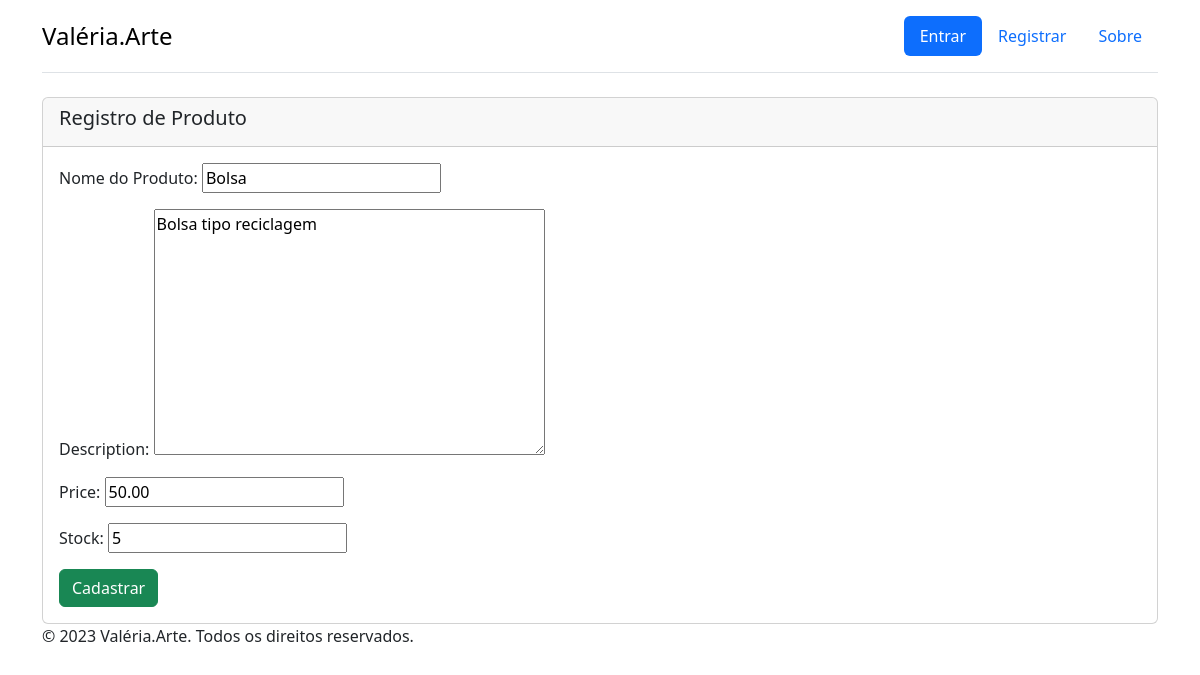
The page /products/product/1/edit/ on the database its author committed.
### products/models.py (models this page shows, shortened)
class Product(models.Model):
    name = models.CharField(max_length=100)
    description = models.TextField()
    price = models.DecimalField(max_digits=10, decimal_places=2)
    stock = models.IntegerField()
    class Meta:
        verbose_name = "Produto"
        verbose_name_plural = "Produtos"

### products/views.py (the view, shortened to what this page needs)
# urls.py: path('product/<int:pk>/edit/', ProductUpdateView.as_view(), name='product_edit'),
class ProductUpdateView(UpdateView):
    model = Product
    form_class = ProductForm
    template_name = 'produtos/product_form.html' # Reutiliza o mesmo formulário da criação
    success_url = reverse_lazy('products-index')

### products/forms.py
class ProductForm(forms.ModelForm):
    class Meta:
        model = Product
        fields = ('name', 'description', 'price', 'stock')
        labels = {
            'name': 'Nome do Produto',
        }

### templates/produtos/product_form.html (shortened to what this page needs)
{% extends '_layout2.html' %}
 {% block content %}
    <div class="card">
        <div class="card-header">
            <h5 class="card-title">Registro de Produto</h5>
        </div>
        <div class="card-body">
                <form method="post">
                    {{ form.as_p }}
                    <button type="submit" class="btn btn-success">Cadastrar</button>
                </form>
        </div>
    </div>
 {% endblock %}

### rows shown on the page
Product: name "Bolsa", description "Bolsa tipo reciclagem", price "50.00", stock "5"
